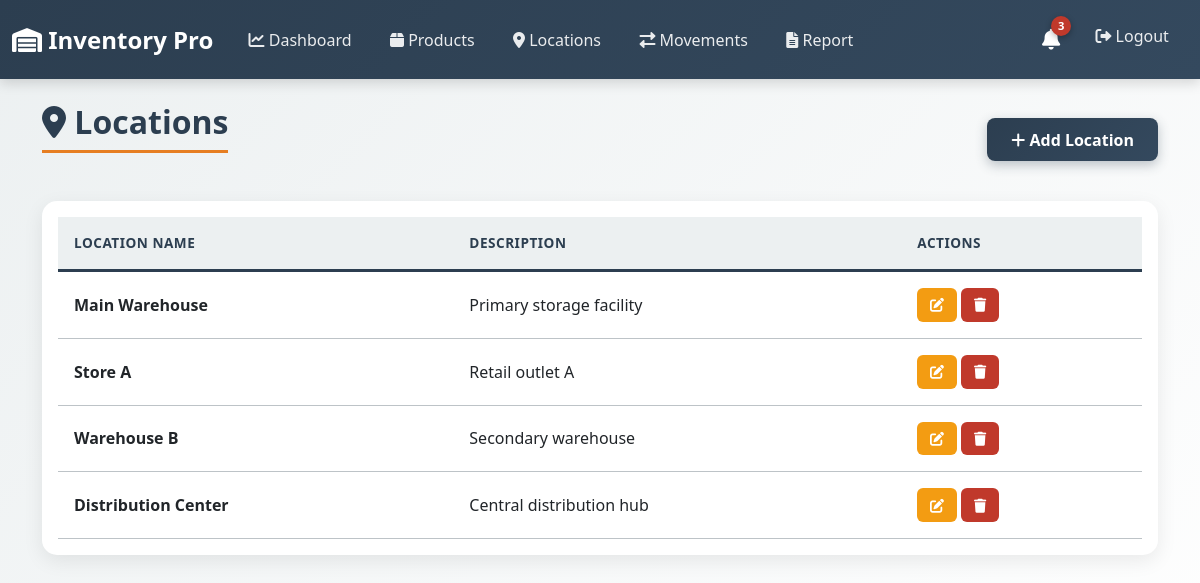
The app's page /locations (signed in) with its own data.
### models.py (models this page shows)
class Location(db.Model):
    location_id = db.Column(db.String(50), primary_key=True)
    name = db.Column(db.String(100), nullable=False)
    description = db.Column(db.String(200))

### app.py (the view, shortened to what this page needs)
@app.route('/locations', methods=['GET', 'POST'])
@login_required
def locations():
    locations = Location.query.all()
    return render_template('locations.html', locations=locations)

### app.py (called while the page is built)
@login_manager.user_loader
def load_user(user_id):
    return User.query.get(int(user_id))

### templates/locations.html (shortened to what this page needs)
{% extends "base.html" %}
{% block content %}
<div class="d-flex justify-content-between align-items-center mb-4">
    <h2 class="page-title"><i class="fas fa-map-marker-alt"></i> Locations</h2>
    <button class="btn btn-custom-primary" data-bs-toggle="modal" data-bs-target="#addModal">
        <i class="fas fa-plus"></i> Add Location
    </button>
</div>
<div class="card content-card">
    <div class="card-body">
        <div class="table-responsive">
            <table class="table table-hover custom-table">
                <thead>
                    <tr>
                        <th>Location Name</th>
                        <th>Description</th>
                        <th>Actions</th>
                    </tr>
                </thead>
                <tbody>
                    {% for location in locations %}
                    <tr>
                        <td><strong>{{ location.name }}</strong></td>
                        <td>{{ location.description }}</td>
                        <td>
                            <button class="btn btn-sm btn-custom-warning" onclick="editLocation('{{ location.location_id }}', '{{ location.name }}', '{{ location.description }}')">
                                <i class="fas fa-edit"></i>
                            </button>
                            <button class="btn btn-sm btn-custom-danger" onclick="deleteLocation('{{ location.location_id }}')">
                                <i class="fas fa-trash"></i>
                            </button>
                        </td>
                    </tr>
                    {% endfor %}
                </tbody>
            </table>
        </div>
    </div>
</div>
{% endblock %}

### static/style.css (style rules this page uses)
:root { --primary-color: #2C3E50; --secondary-color: #34495E; --accent-color: #E67E22; --success-color: #27AE60; --danger-color: #C0392B; --warning-color: #F39C12; --info-color: #3498DB; --light-bg: #ECF0F1; --white: #FFFFFF; --text-dark: #2C3E50; --text-muted: #7F8C8D; --border-color: #BDC3C7; }
body { background: linear-gradient(135deg, #ECF0F1 0%, #FFFFFF 100%); font-family: 'Segoe UI', Tahoma, Geneva, Verdana, sans-serif; color: var(--text-dark); min-height: 100vh; }
.page-title { color: var(--primary-color); font-weight: 700; margin-bottom: 1.5rem; border-bottom: 3px solid var(--accent-color); padding-bottom: 0.5rem; }
.content-card, .chart-card, .alert-card { border-radius: 15px; box-shadow: 0 6px 20px rgba(0, 0, 0, 0.08); border: none; margin-bottom: 1.5rem; overflow: hidden; }
.custom-table { margin: 0; }
.custom-table thead { background: var(--light-bg); border-bottom: 3px solid var(--primary-color); }
.custom-table thead th { color: var(--primary-color); font-weight: 700; padding: 1rem; border: none; text-transform: uppercase; font-size: 0.85rem; letter-spacing: 0.5px; }
.custom-table tbody tr { transition: all 0.2s ease; border-bottom: 1px solid var(--border-color); }
.custom-table tbody td { padding: 1rem; vertical-align: middle; }
.btn-custom-primary { background: linear-gradient(135deg, var(--primary-color), var(--secondary-color)); color: var(--white); border: none; border-radius: 8px; padding: 0.6rem 1.5rem; font-weight: 600; transition: all 0.3s ease; box-shadow: 0 4px 12px rgba(44, 62, 80, 0.3); }
.btn-custom-warning { background-color: var(--warning-color); color: var(--white); border: none; border-radius: 6px; padding: 0.4rem 0.8rem; transition: all 0.3s ease; }
.btn-custom-danger { background-color: var(--danger-color); color: var(--white); border: none; border-radius: 6px; padding: 0.4rem 0.8rem; transition: all 0.3s ease; }
.card, .stat-card { animation: fadeIn 0.5s ease; }

### records on screen
Location: name "Main Warehouse", description "Primary storage facility"
Location: name "Store A", description "Retail outlet A"
Location: name "Warehouse B", description "Secondary warehouse"
Location: name "Distribution Center", description "Central distribution hub"
